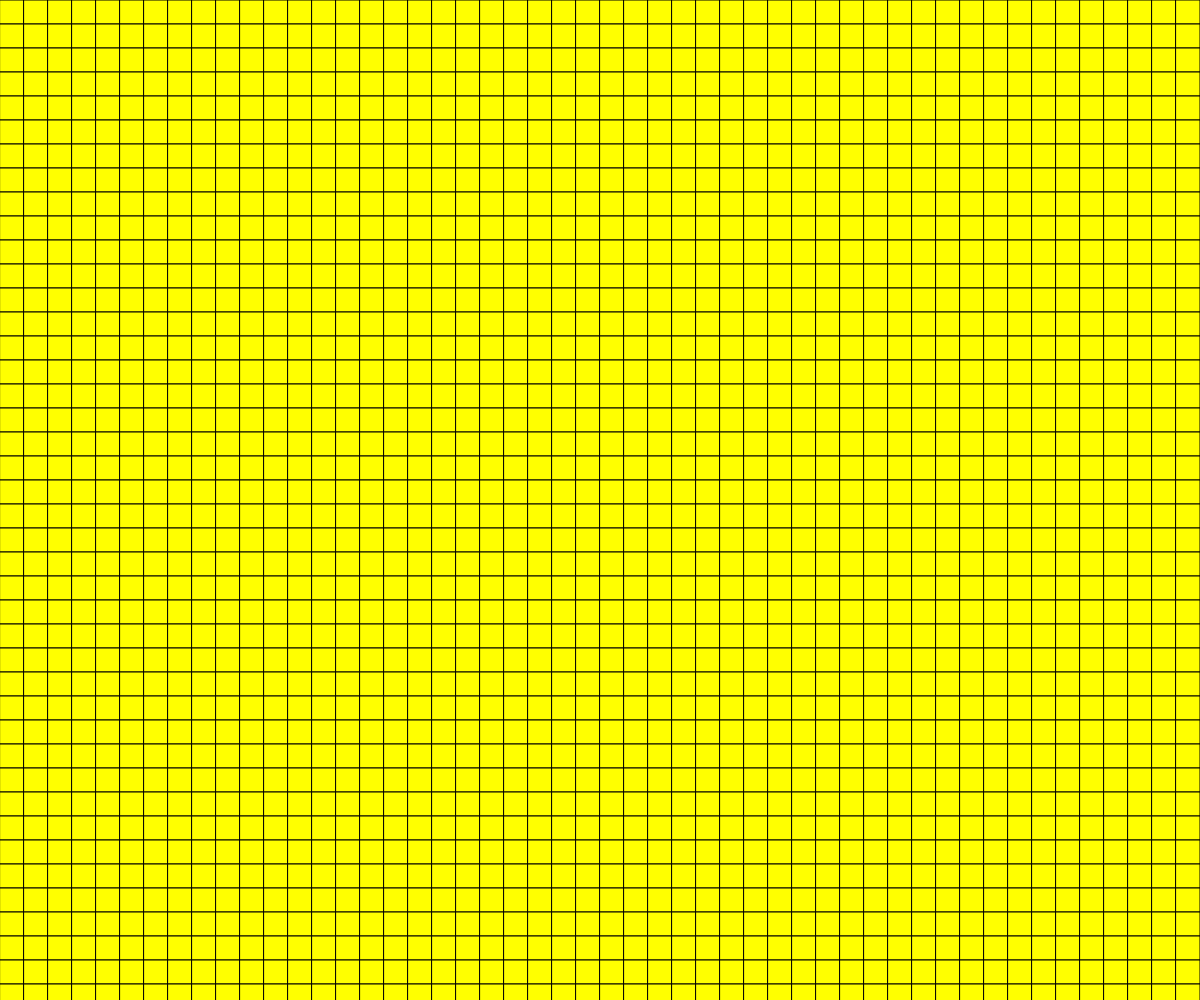
Frame 1 (no input)
Frame 60 (no input): identical to frame 1, image omitted
Frame 120 (the mouse pressed at the canvas centre since frame 60): identical to frame 1, image omitted

The p5.js sketch that drew this single still picture (run headless with seeded random() and noise() and a simulated clock; from frame 60 on, the mouse is pressed at the canvas centre):

// p5.js sketch
// ── sketch.js
function setup() {
  //runs one time
  createCanvas(windowWidth, windowHeight);
  fill('yellow');
  strokeWeight(1);
}

function draw() {
  //runs in a loop
  
  var num = 50;
  var sideLen = windowWidth/num;

  for (var y = 0; y < windowHeight; y = y + sideLen) {
    //loop to create a grid in the y direction

    for (var x = 0; x < windowWidth; x = x + sideLen) {
      quad(x, y, x + sideLen, y, x + sideLen, y + sideLen, x, y + sideLen); //loop to create a row in the x direction
    }
  }
}

function windowResized(){
  resizeCanvas (windowWidth, windowHeight);
}
